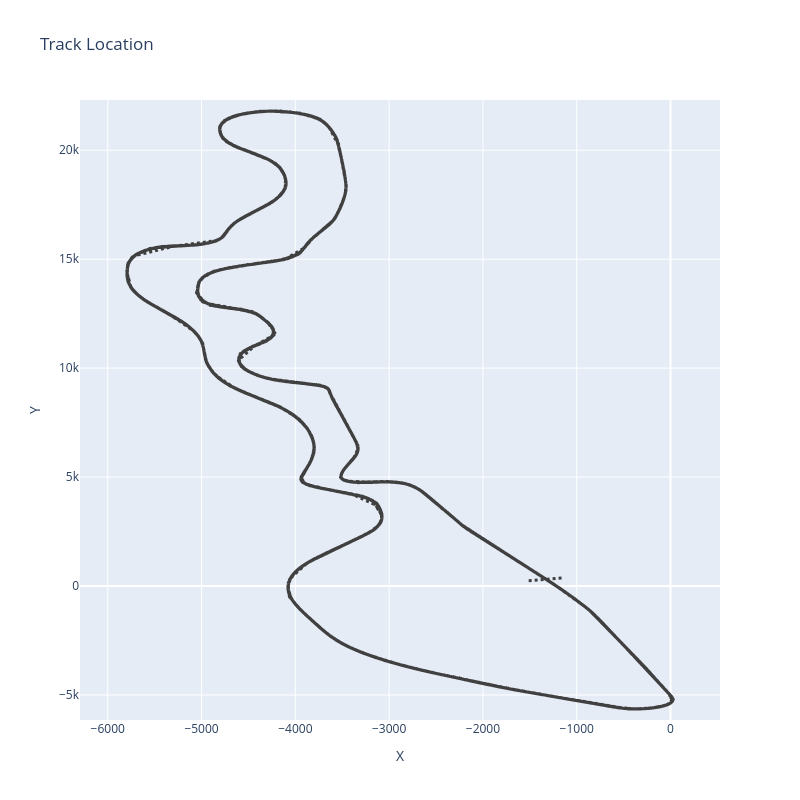

Source (notebook cell):
### Code cell
df_layout = pd.read_csv(f'track_layout/{location}-{year}.csv')
traces = []
# visibility = {driver_no: True if driver_code in team_groups[group_name] else "legendonly" for driver_code, driver_no in driver_config['driver_number'].items()}
traces.append(go.Scatter(x=df_layout.x, y=df_layout.y, mode='lines', line=dict(dash='dot',color='#404040', width = 3), hoverinfo='skip', showlegend=False))
traces.append(go.Scatter(x=points.x, y=points.y, mode='lines', line=dict(dash='dot',color='#404040', width = 3), hoverinfo='skip', showlegend=False))
layout = go.Layout(title = f'''Track Location''', xaxis=dict(title='X'), yaxis=dict(title='Y'), uirevision = 8, height=800, width=800, yaxis_range=[df_layout.y.min()-500,df_layout.y.max()+500], xaxis_range=[df_layout.x.min()-500,df_layout.x.max()+500])
figure = go.Figure(data=traces, layout=layout)
figure.show()

### Figure 1 — Plotly figure (JSON) as saved in the notebook; plotly's stock layout.template omitted (floating-point values rounded to 4 significant figures; data arrays with more than 128 entries replaced by an {"elided": "..."} marker saying what was removed)
{"data": [{"hoverinfo": "skip", "line": {"color": "#404040", "dash": "dot", "width": 3}, "mode": "lines", "showlegend": false, "type": "scatter", "x": {"elided": "16972 float values"}, "y": {"elided": "16972 float values"}}, {"hoverinfo": "skip", "line": {"color": "#404040", "dash": "dot", "width": 3}, "mode": "lines", "showlegend": false, "type": "scatter", "x": [-1512.0, -1503.0, -1494.0, -1484.0, -1475.0, -1465.0, -1456.0, -1446.0, -1437.0, -1428.0, -1418.0, -1409.0, -1399.0, -1390.0, -1380.0, -1371.0, -1362.0, -1352.0, -1343.0, -1333.0, -1324.0, -1314.0, -1305.0, -1296.0, -1286.0, -1277.0, -1267.0, -1258.0, -1249.0, -1239.0, -1230.0, -1220.0, -1211.0, -1201.0, -1192.0, -1183.0, -1173.0, -1164.0, -1154.0, -1145.0], "y": [239.7, 243.0, 246.4, 249.7, 253.0, 256.4, 259.7, 263.1, 266.4, 269.8, 273.1, 276.5, 279.8, 283.1, 286.5, 289.8, 293.2, 296.5, 299.9, 303.2, 306.5, 309.9, 313.2, 316.6, 319.9, 323.3, 326.6, 329.9, 333.3, 336.6, 340.0, 343.3, 346.7, 350.0, 353.4, 356.7, 360.0, 363.4, 366.7, 370.1]}], "layout": {"height": 800, "title": {"text": "Track Location"}, "uirevision": 8, "width": 800, "xaxis": {"range": [-6296.0, 527.5], "title": {"text": "X"}}, "yaxis": {"range": [-6149.0, 22310.0], "title": {"text": "Y"}}}}
